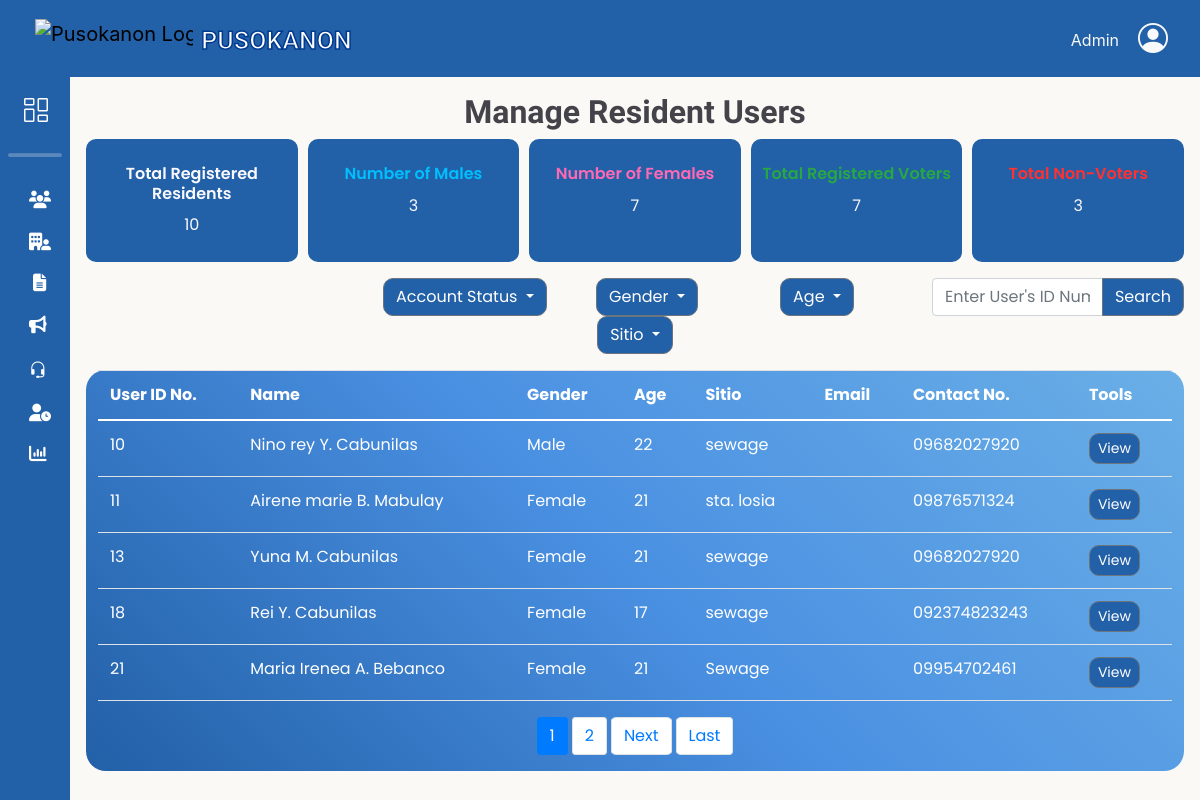
Screenshot of /adminbejo/Manage-Users.php with the database file from the repository.
### tables this page shows
CREATE TABLE `resident_users` (
  `res_ID` int(11) NOT NULL,
  `res_fname` varchar(50) NOT NULL,
  `res_lname` varchar(50) NOT NULL,
  `res_midname` varchar(50) NOT NULL,
  `res_suffix` varchar(10) DEFAULT NULL,
  `gender` varchar(10) NOT NULL,
  `birth_date` date NOT NULL,
  `civil_status` varchar(20) NOT NULL,
  `citizenship` varchar(30) NOT NULL,
  `place_birth` varchar(100) NOT NULL,
  `contact_no` varchar(13) NOT NULL,
  `res_email` varchar(100) NOT NULL,
  `addr_sitio` varchar(50) NOT NULL,
  `addr_purok` varchar(50) NOT NULL,
  `res_password` varchar(100) NOT NULL,
  `profile_picture` varchar(200) DEFAULT NULL,
  `registered_voter` varchar(15) NOT NULL,
  `userRole_id` int(11) NOT NULL,
  `reset_token_hash` varchar(64) DEFAULT NULL,
  `reset_token_expires_at` datetime DEFAULT NULL
);

### db/DBconn.php (called while the page is built, shortened)
<?php
	function fetchTotalResidents($pdo) {
	$sql = "SELECT COUNT(*) FROM resident_users";
	$stmt = $pdo->prepare($sql);
	$stmt->execute();
	return $stmt->fetchColumn();
	}
	function fetchResident($pdo, $limit, $offset) {
		$sql = "SELECT * FROM resident_users LIMIT :limit OFFSET :offset";
		$stmt = $pdo->prepare($sql);
		$stmt->bindParam(':limit', $limit, PDO::PARAM_INT);
		$stmt->bindParam(':offset', $offset, PDO::PARAM_INT);
		$stmt->execute();
		return $stmt->fetchAll();
	}
	function fetchTotalMales($pdo) {
		$sql = "SELECT COUNT(*) FROM resident_users WHERE gender = 'Male'";
		$stmt = $pdo->prepare($sql);
		$stmt->execute();
		return $stmt->fetchColumn();
	}
	function fetchTotalFemales($pdo) {
		$sql = "SELECT COUNT(*) FROM resident_users WHERE gender = 'Female'";
		$stmt = $pdo->prepare($sql);
		$stmt->execute();
		return $stmt->fetchColumn();
	}
	function fetchRegisteredVoters($pdo) {
		$sql = "SELECT COUNT(*) FROM resident_users WHERE registered_voter = 'Registered'";
		$stmt = $pdo->prepare($sql);
		$stmt->execute();
		return $stmt->fetchColumn();
	}
	function fetchNonRegisteredVoters($pdo) {
		$sql = "SELECT COUNT(*) FROM resident_users WHERE registered_voter != 'Registered'";
		$stmt = $pdo->prepare($sql);
		$stmt->execute();
		return $stmt->fetchColumn();
	}
?>

### adminbejo/Manage-Users.php (the view, shortened to what this page needs)
<?php
include 'headerAdmin.php';
include '../db/DBconn.php';
    $total_users = fetchTotalResidents($pdo);
    $total_males = fetchTotalMales($pdo);
    $total_females = fetchTotalFemales($pdo);
    $registered_voters = fetchRegisteredVoters($pdo);
    $non_registered_voters = fetchNonRegisteredVoters($pdo);
    $records_per_page = 5;
    $current_page = isset($_GET['page']) ? (int)$_GET['page'] : 1;
    $offset = ($current_page - 1) * $records_per_page;
    $total_records = fetchTotalResidents($pdo);
    $total_pages = ceil($total_records / $records_per_page);
    $users = fetchResident($pdo, $records_per_page, $offset);
?>
<link rel="stylesheet" href="css/Manage-Users.css">
<section class="main">
    <div class="row mx-0">
        <h1 class="title text-center">Manage Resident Users</h1>
        <div class="col-12">
            <div class="record-container row g-1">
                <div class="record-box col-12 col-sm">
                    <div class="text-center">
                        <h1 class="record-title">Total Registered Residents</h1>
                        <p class="record-count"><?php echo "$total_users"; ?></p>
                    </div>
                </div>
                <div class="record-box col-6 col-sm">
                    <div class="text-center">
                        <h1 class="record-title" style="color: #00BFFF">Number of Males</h1>
                        <p class="record-count"><?php echo "$total_males"; ?></p>
                    </div>
                </div>
                <div class="record-box col-6 col-sm">
                    <div class=" text-center">
                        <h1 class="record-title" style="color: #FF69B4">Number of Females</h1>
                        <p class="record-count"><?php echo "$total_females"; ?></p>
                    </div>
                </div>
                <div class="record-box col-6 col-sm">
                    <div class="text-center">
                        <h1 class="record-title" style="color: #28A745">Total Registered Voters</h1>
                        <p class="record-count"><?php echo "$registered_voters"; ?></p>
                    </div>
                </div>
                <div class="record-box col-6 col-sm">
                    <div class="text-center align-items-center">
                        <h1 class="record-title" style="color: #FF3131">Total Non-Voters</h1>
                        <p class="record-count"><?php echo "$non_registered_voters"; ?></p>
                    </div>
                </div>
            </div>
        </div>
    </div>
    <div class="row my-3 justify-content-end">
        <div class="dropdown-container col-12 col-sm-6">
            <div class="row mx-0">
                <div class="col-6 col-sm d-flex justify-content-center">
                    <div class="dropdown">
                        <button class="gender btn btn-secondary dropdown-toggle" type="button" id="dropdownMenuButton" data-toggle="dropdown" aria-haspopup="true" aria-expanded="false">
                            Account Status
                        </button>
                    </div>
                </div>
                <div class="col-6 col-sm d-flex justify-content-center">
                    <div class="dropdown">
                        <button class="gender btn btn-secondary dropdown-toggle" type="button" id="dropdownMenuButton" data-toggle="dropdown" aria-haspopup="true" aria-expanded="false">
                            Gender
                        </button>
                    </div>
                </div>
                <div class="col-6 col-sm d-flex justify-content-center my-1 my-sm-0">
                    <div class="dropdown">
                        <button class="age btn btn-secondary dropdown-toggle" type="button" id="dropdownMenuButton" data-toggle="dropdown" aria-haspopup="true" aria-expanded="false">
                            Age
                        </button>
                    </div>
                </div>
                <div class="col-6 col-sm d-flex justify-content-center my-1 my-sm-0">
                    <div class="dropdown">
                        <button class="sitio btn btn-secondary dropdown-toggle" type="button" id="dropdownMenuButton" data-toggle="dropdown" aria-haspopup="true" aria-expanded="false">
                            Sitio
                        </button>
                    </div>
                </div>
            </div>
        </div>
        <div class="col-12 col-sm-3 my-1 my-sm-0">
            <div class="input-group mb-3">
                <input type="text" class="form-control" placeholder="Enter User's ID Number" aria-label="Recipient's username" aria-describedby="basic-addon2">
                <div class="input-group-append">
                    <button class="btn btn-secondary" type="button">Search</button>
                </div>
            </div>
        </div>
    </div>
    <div class="row mx-0">
        <div class="table-container">
            <div class="table-responsive">
                <table class="table table-hover">
                    <thead>
                        <tr>
                            <th scope="col">User ID No.</th>
                            <th scope="col">Name</th>
                            <th scope="col">Gender</th>
                            <th scope="col">Age</th>
                            <th scope="col">Sitio</th>
                            <th scope="col">Email</th>
                            <th scope="col">Contact No.</th>
                            <th scope="col">Tools</th>
                        </tr>
                    </thead>
                    <tbody>
                        <?php if (empty($users)): ?>
                            <tr><td colspan="12" class="text-center">No records found.</td></tr>
                        <?php else: ?>
                            <?php foreach ($users as $index => $user):
                                $decryptedEmail = decryptData($user['res_email']);
                                $birthdate = new DateTime($user['birth_date']);
                                $currentDate = new DateTime();
                                $age = $currentDate->diff($birthdate)->y;
                            ?>
                                <tr class="clickable-row" data-doc-id="<?php echo htmlspecialchars($user['res_ID']); ?>">
                                    <td><?php echo htmlspecialchars($user['res_ID']) ?></td>
                                    <td><?php echo htmlspecialchars(ucfirst($user['res_fname']) . ' ' . ucfirst(substr($user['res_midname'], 0, 1)) . '. ' . ucfirst($user['res_lname'])) ?></td>
                                    <td><?php echo htmlspecialchars($user['gender']) ?></td>
                                    <td><?php echo htmlspecialchars($age) ?></td>
                                    <td><?php echo htmlspecialchars($user['addr_sitio']) ?></td>
                                    <td><?php echo htmlspecialchars($decryptedEmail) ?></td>
                                    <td><?php echo htmlspecialchars($user['contact_no']) ?></td>
                                    <td class="tools">
                                        <div class="btn btn-secondary btn-sm">View</div>
                                    </td>
                                </tr>
                            <?php endforeach; ?>
                        <?php endif; ?>
                    </tbody>
                </table>
            </div>
            <nav aria-label="Users page navigation">
                <ul class="pagination justify-content-center">
                    <?php for ($i = max(1, $current_page - 1); $i <= min($total_pages, $current_page + 1); $i++): ?>
                        <li class="page-item <?php echo $i === $current_page ? 'active' : ''; ?>">
                        <a class="page-link" href="?page=<?php echo $i; ?>&active_tab=document-requests">
                            <?php echo $i; ?>
                        </a>
                        </li>
                    <?php endfor; ?>
                    <?php if ($current_page < $total_pages): ?>
                        <li class="page-item">
                            <a class="page-link" href="?page=<?php echo $current_page + 1; ?>" aria-label="Next">
                                <span aria-hidden="true">Next</span>
                            </a>
                        </li>
                        <li class="page-item">
                            <a class="page-link" href="?&page=<?php echo $total_pages; ?>" aria-label="Last">
                                <span aria-hidden="true">Last</span>
                            </a>
                        </li>
                    <?php endif; ?>
                </ul>
            </nav>
        </div>
    </div>
</section>
<?php include 'footerAdmin.php'; ?>

### rows the page displays
resident_users: res_ID "10", res_fname+res_midname+res_lname "Nino rey Y. Cabunilas", gender "Male", addr_sitio "sewage", contact_no "09682027920"
resident_users: res_ID "11", res_fname+res_midname+res_lname "Airene marie B. Mabulay", gender "Female", addr_sitio "sta. losia", contact_no "09876571324"
resident_users: res_ID "13", res_fname+res_midname+res_lname "Yuna M. Cabunilas", gender "Female", addr_sitio "sewage", contact_no "09682027920"
resident_users: res_ID "18", res_fname+res_midname+res_lname "Rei Y. Cabunilas", gender "Female", addr_sitio "sewage", contact_no "092374823243"
resident_users: res_ID "21", res_fname+res_midname+res_lname "Maria Irenea A. Bebanco", gender "Female", addr_sitio "Sewage", contact_no "09954702461"

### other values shown
$total_users "10"
$total_males "3"
$total_females "7"
$registered_voters "7"
$non_registered_voters "3"
